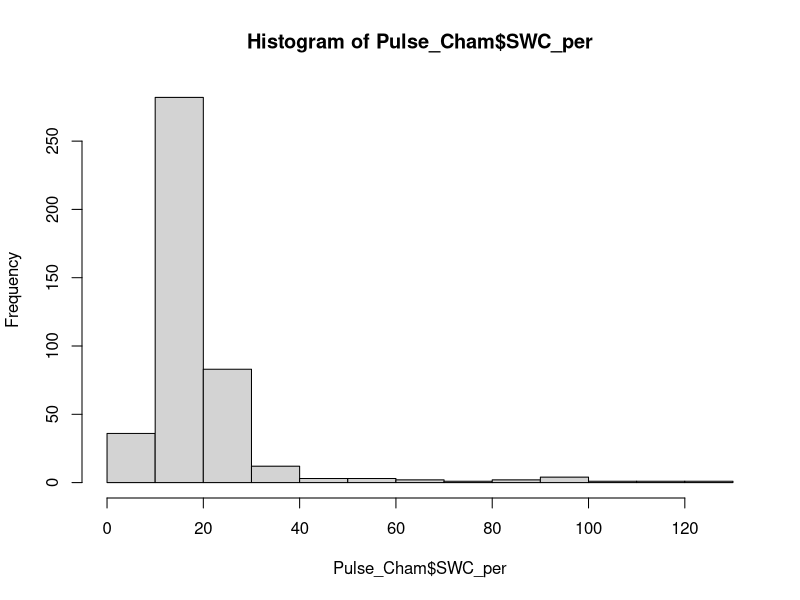
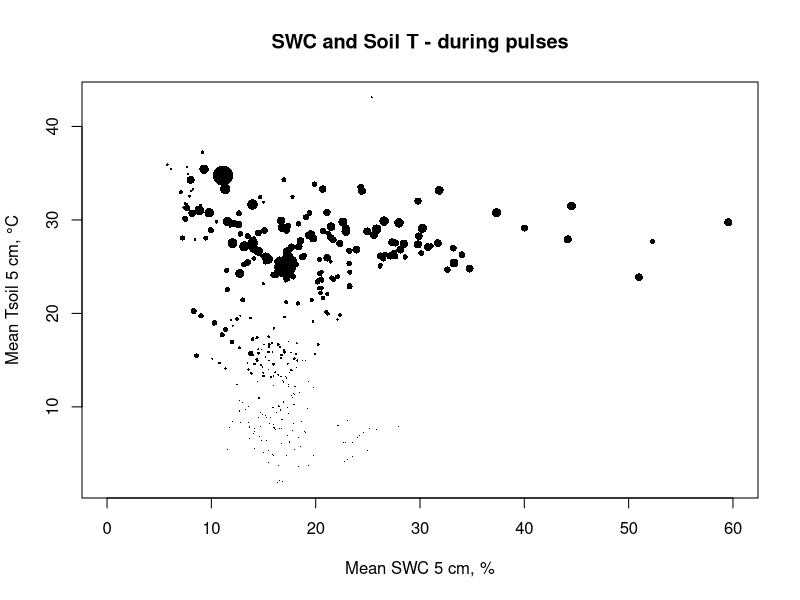
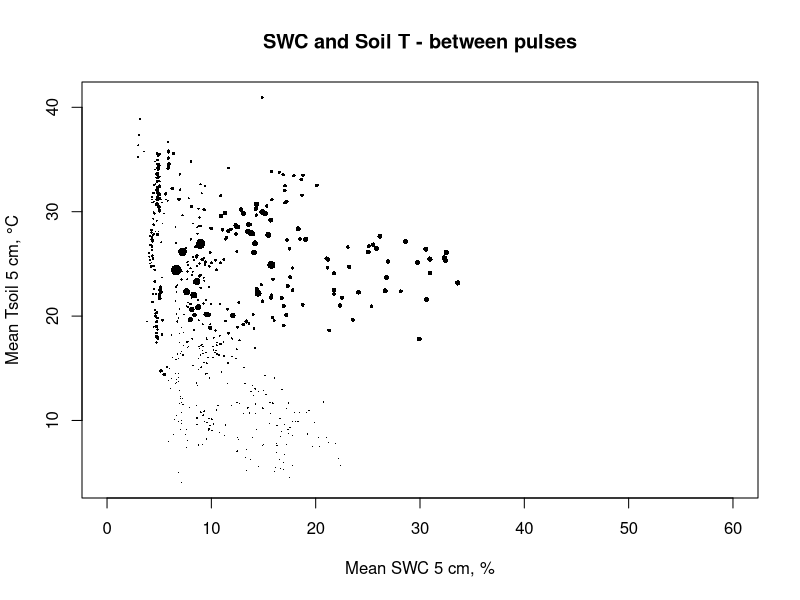

The R script that drew these images, in order:
# 27-06-2024
# Anastasia Makhnykina

library(dplyr)
library(tidyr)
library(tidyverse)
library(lubridate)
library(ggplot2)
library(units)

# In this file we will plot figures to show interactions between Rsoil and GPP

# Open file we need

summary_Cham_P <- read.csv("data/All summary chamber.csv")
Pulse_Cham <- read.csv("data/Pulse sum chamber.csv")
NonPulse_Cham <- read.csv("data/NonPulse sum chamber.csv")

Pulse_Cham$SWC_per <- Pulse_Cham$meanSWC*100

hist(Pulse_Cham$SWC_per)

# Plot the same for the mean ST / SWC
plot(Pulse_Cham$SWC_per, Pulse_Cham$meanTsoil, 
     cex = Pulse_Cham$meanRsoil/2, # set the point size based on meanRECO
     pch = 16, # use solid circles as the point symbol
     xlab = "Mean SWC 5 cm, %", # add x-axis label
     ylab = "Mean Tsoil 5 cm, °C", # add y-axis label
     main = "SWC and Soil T - during pulses", # add plot title
     xlim=c(0,60))


NonPulse_Cham$SWC_per <- NonPulse_Cham$meanSWC*100

plot(NonPulse_Cham$SWC_per, NonPulse_Cham$meanTsoil, 
     cex = NonPulse_Cham$meanRsoil/2, # set the point size based on meanRECO
     pch = 16, # use solid circles as the point symbol
     xlab = "Mean SWC 5 cm, %", # add x-axis label
     ylab = "Mean Tsoil 5 cm, °C", # add y-axis label
     main = "SWC and Soil T - between pulses" , # add plot title
     xlim=c(0,60))
